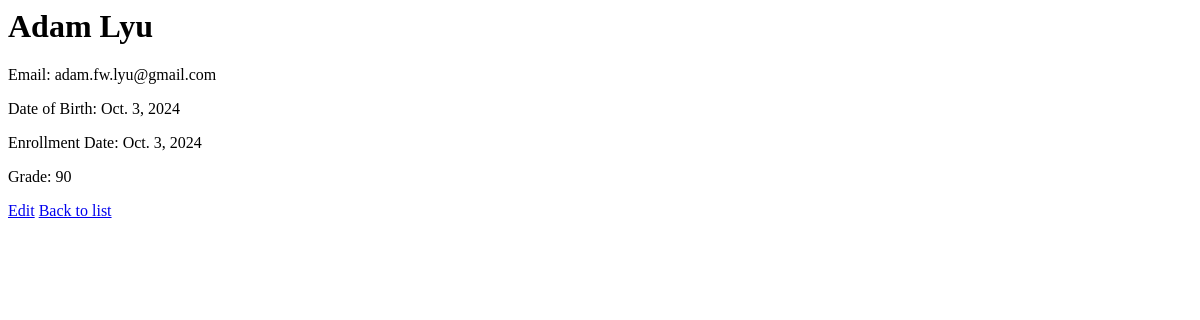
Before: /students/1/ with the older database file.
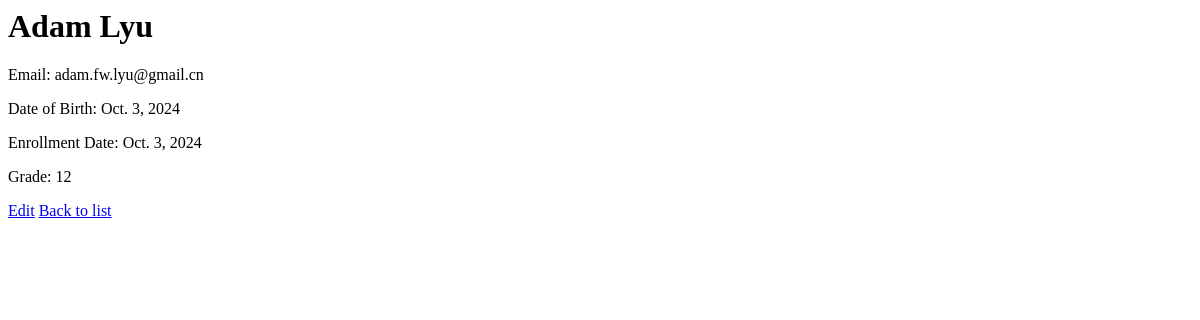
After: the same page with the newer database file.
### students/models.py (models this page shows, shortened)
class Student(models.Model):
    first_name = models.CharField(max_length=50)
    last_name = models.CharField(max_length=50)
    email = models.EmailField(unique=True)
    date_of_birth = models.DateField()
    enrollment_date = models.DateField()
    grade = models.IntegerField()

### students/views.py (the view)
# urls.py: path('<int:pk>/', views.student_detail, name='student_detail'),
def student_detail(request, pk):
    try:
        student = get_object_or_404(Student, pk=pk)
    except Http404:
        return render(request, '404.html')  # Custom 404 page or generic message
    return render(request, 'students/student_detail.html', {'student': student})

### students/templates/students/student_detail.html
<h1>{{ student.first_name }} {{ student.last_name }}</h1>
<p>Email: {{ student.email }}</p>
<p>Date of Birth: {{ student.date_of_birth }}</p>
<p>Enrollment Date: {{ student.enrollment_date }}</p>
<p>Grade: {{ student.grade }}</p>
<a href="{% url 'student_edit' student.pk %}">Edit</a>
<a href="{% url 'student_list' %}">Back to list</a>

Changed rows visible on the page:
changed Student "Adam": email "adam.fw.lyu@gmail.com" → "adam.fw.lyu@gmail.cn"; grade "90" → "12"
